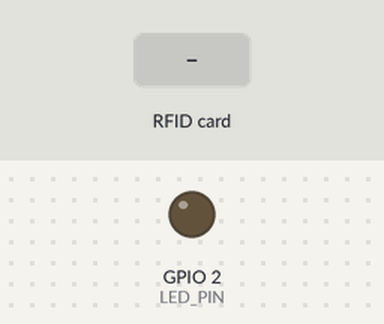
Simulated run of this sketch. Board: ESP32. Parts: output pins drawn as LEDs (lit = HIGH). Inputs (shaded band) come from the test bench. WiFi joins after 1.5 s; servers stay silent unless stated; the local clock reads 2024-03-15 10:24:30 at power-on unless the sketch sets it; what the sketch prints to the serial monitor is not drawn.

Above: at 0.1 s.
At 2.7 s:
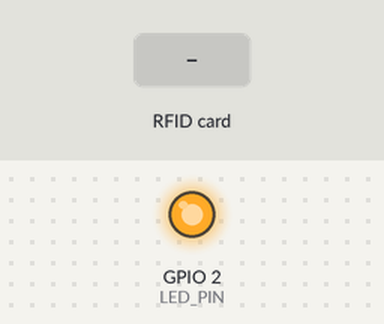
2.8 s: RFID card 5E 7A 19 C4 held to the reader
At 3.7 s:
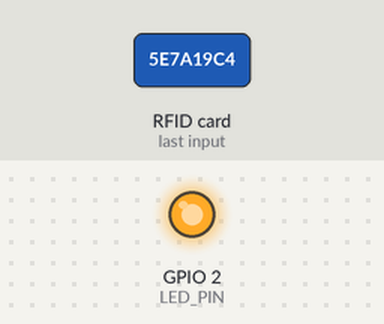
Timing chart, 0 to 5.8 s (numbered marks = the images above; inputs shaded):
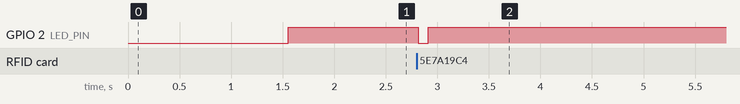

The sketch:

Device_Truck.ino
```cpp
#include <WiFi.h>
#include <SPI.h>
#include <MFRC522.h>
#include <Firebase_ESP_Client.h>

// ✅ ส่วนเสริม Firebase
#include "addons/TokenHelper.h"
#include "addons/RTDBHelper.h"

#include <time.h>

/* ================= LED STATUS ================= */
#define LED_PIN 2

/* ================= WiFi ================= */
#define WIFI_SSID     "SEEKUBALIK"
#define WIFI_PASSWORD "123456878"

/* ================= Firebase ================= */
#define API_KEY       "AIzaSyCyTSsRmX642krpJYOI-TfFpIhnxJBbzxk"
#define DATABASE_URL  "https://smart-waste2568-default-rtdb.asia-southeast1.firebasedatabase.app"

#define USER_EMAIL    "esp32@smartwaste.com"
#define USER_PASSWORD "123456"

/* ================= RFID ================= */
#define SS_PIN   5
#define RST_PIN  22
MFRC522 rfid(SS_PIN, RST_PIN);

/* ================= Firebase objects ================= */
FirebaseData fbdo;
FirebaseAuth auth;
FirebaseConfig config;

/* ================= Device ================= */
String DEVICE_ID = "esp32_01";

/* ================= State ================= */
bool wifiConnected = false;
unsigned long lastScanMillis = 0;

/* ================= Helper ================= */
String uidToString(MFRC522::Uid uid) {
  String s = "";
  for (byte i = 0; i < uid.size; i++) {
    if (uid.uidByte[i] < 0x10) s += "0";
    s += String(uid.uidByte[i], HEX);
  }
  s.toUpperCase();
  return s;
}

/* ================= Setup ================= */
void setup() {
  Serial.begin(115200);
  Serial.println("\n=== ESP32 START ===");

  // ✅ 1. เริ่มต้น: ให้ไฟดับไว้ก่อน
  pinMode(LED_PIN, OUTPUT);
  digitalWrite(LED_PIN, LOW);

  /* RFID */
  SPI.begin(18, 19, 23, SS_PIN);
  rfid.PCD_Init();
  Serial.println("RFID READY");

  /* WiFi */
  WiFi.mode(WIFI_STA);
  WiFi.begin(WIFI_SSID, WIFI_PASSWORD);
  Serial.print("Connecting WiFi");

  // ✅ 2. ขณะเชื่อม WiFi: ไม่กระพริบ (ดับนิ่งๆ)
  while (WiFi.status() != WL_CONNECTED) {
    delay(500);
    Serial.print(".");
  }

  wifiConnected = true;
  Serial.println("\n✅ WiFi Connected");
  Serial.println(WiFi.localIP());

  /* Firebase Config */
  config.api_key = API_KEY;
  config.database_url = DATABASE_URL;
  auth.user.email = USER_EMAIL;
  auth.user.password = USER_PASSWORD;
  config.token_status_callback = tokenStatusCallback;

  // ✅ เพิ่ม: ปรับ Buffer แก้ปัญหา SSL Error หลุดบ่อย
  fbdo.setBSSLBufferSize(1024, 1024);
  config.timeout.socketConnection = 10000;

  Firebase.begin(&config, &auth);
  Firebase.reconnectWiFi(true);

  /* Time Setup */
  // ใช้ Google NTP เพื่อความเร็ว
  configTime(7 * 3600, 0, "time.google.com", "pool.ntp.org", "time.nist.gov");

  Serial.print("Syncing Time");

  // ✅ 3. เชื่อม WiFi ได้แล้ว แต่กำลังเชื่อมระบบ (Sync Time/Firebase): ให้กระพริบ
  while (time(nullptr) < 1000000000) {
    digitalWrite(LED_PIN, !digitalRead(LED_PIN)); // สั่งกระพริบ
    delay(250);
    Serial.print(".");
  }
  Serial.println("\n✅ Time Synced");

  Serial.print("Firebase ready = ");
  Serial.println(Firebase.ready());

  // ✅ 4. เสร็จทุกอย่าง: ไฟติดค้าง
  digitalWrite(LED_PIN, HIGH);
}

/* ================= Loop ================= */
void loop() {
  /* ตรวจสอบ WiFi */
  if (WiFi.status() != WL_CONNECTED) {
    if (wifiConnected) {
      Serial.println("📶 WiFi LOST");
      wifiConnected = false;
      // ✅ 5. ถ้าเน็ตหลุด: ไฟดับ
      digitalWrite(LED_PIN, LOW);
    }
    delay(1000);
    return;
  }

  // ถ้ากลับมาเชื่อมต่อได้แล้ว
  if (!wifiConnected) {
    wifiConnected = true;
    Serial.println("✅ WiFi RECONNECTED");
    // กลับมาติดค้าง
    digitalWrite(LED_PIN, HIGH);
  }

  if (!Firebase.ready()) {
    return;
  }

  /* กันสแกนรัว (Cooldown 2 วิ) */
  if (millis() - lastScanMillis < 2000) return;

  /* RFID */
  if (!rfid.PICC_IsNewCardPresent()) return;
  if (!rfid.PICC_ReadCardSerial()) return;

  lastScanMillis = millis();

  // (Optional) กระพริบยืนยันการอ่านบัตร (ดับนิดนึงแล้วติดต่อ)
  digitalWrite(LED_PIN, LOW);
  delay(100);
  digitalWrite(LED_PIN, HIGH);

  String rfidUID = uidToString(rfid.uid);
  Serial.println("📌 RFID SCANNED = " + rfidUID);

  sendRFIDEvent(rfidUID);

  rfid.PICC_HaltA();
  rfid.PCD_StopCrypto1();
}

/* ================= Send Event ================= */
void sendRFIDEvent(String rfidUID) {

  FirebaseJson json;
  json.set("rfid", rfidUID);
  json.set("time", (double)time(nullptr) * 1000);

  // Path คือตัว esp32_01 เลย (ไม่มี ID ย่อยต่อท้าย)
  String path = "/rfid_events/" + DEVICE_ID;
  Serial.print("Updating " + path + "... ");

  // ✅ ใช้ setJSON เพื่อเขียนทับ (Update) ค่าเดิม
  if (Firebase.RTDB.setJSON(&fbdo, path, &json)) {
    Serial.println("✅ UPDATE SUCCESS");
  } else {
    Serial.println("❌ FAILED");
    Serial.println("REASON: " + fbdo.errorReason());
  }
}
```

Measured:
- after the input at 2.8 s, GPIO 2 (LED_PIN): HIGH → LOW at once, → HIGH 0.10 s later
